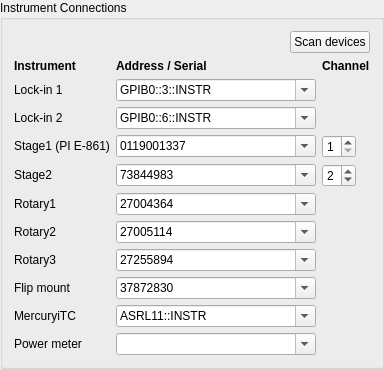
             <widget class="QGroupBox" name="connGroup">
              <property name="sizePolicy">
               <sizepolicy hsizetype="Preferred" vsizetype="Maximum">
                <horstretch>0</horstretch>
                <verstretch>0</verstretch>
               </sizepolicy>
              </property>
              <property name="title">
               <string>Instrument Connections</string>
              </property>
              <layout class="QGridLayout" name="connGrid" columnstretch="0,1,0">
               <item row="0" column="0" colspan="3" alignment="Qt::AlignmentFlag::AlignRight">
                <widget class="QPushButton" name="scanDevices">
                 <property name="sizePolicy">
                  <sizepolicy hsizetype="Fixed" vsizetype="Fixed">
                   <horstretch>0</horstretch>
                   <verstretch>0</verstretch>
                  </sizepolicy>
                 </property>
                 <property name="toolTip">
                  <string>&lt;html&gt;&lt;head/&gt;&lt;body&gt;&lt;p&gt;&lt;span style=&quot; font-weight:700;&quot;&gt;Scan devices&lt;/span&gt;&lt;/p&gt;&lt;p&gt;Lists the VISA resources (GPIB / serial / USB) and the Thorlabs Kinesis serial numbers currently visible to this PC, plus the Mercury iTC Ethernet address (TCPIP0::192.168.50.100::7020::SOCKET, or a SOCKET address already entered) when its port answers, and offers them in the drop-down lists. The values already entered are kept.&lt;/p&gt;&lt;/body&gt;&lt;/html&gt;</string>
                 </property>
                 <property name="text">
                  <string>Scan devices</string>
                 </property>
                </widget>
               </item>
               <item row="1" column="0">
                <widget class="QLabel" name="connHead_0">
                 <property name="sizePolicy">
                  <sizepolicy hsizetype="Preferred" vsizetype="Fixed">
                   <horstretch>0</horstretch>
                   <verstretch>0</verstretch>
                  </sizepolicy>
                 </property>
                 <property name="font">
                  <font>
                   <bold>true</bold>
                  </font>
                 </property>
                 <property name="text">
                  <string>Instrument</string>
                 </property>
                 <property name="mytype" stdset="0">
                  <string>label</string>
                 </property>
                </widget>
               </item>
               <item row="1" column="1">
                <widget class="QLabel" name="connHead_1">
                 <property name="sizePolicy">
                  <sizepolicy hsizetype="Preferred" vsizetype="Fixed">
                   <horstretch>0</horstretch>
                   <verstretch>0</verstretch>
                  </sizepolicy>
                 </property>
                 <property name="font">
                  <font>
                   <bold>true</bold>
                  </font>
                 </property>
                 <property name="text">
                  <string>Address / Serial</string>
                 </property>
                 <property name="mytype" stdset="0">
                  <string>label</string>
                 </property>
                </widget>
               </item>
               <item row="1" column="2">
                <widget class="QLabel" name="connHead_2">
                 <property name="sizePolicy">
                  <sizepolicy hsizetype="Preferred" vsizetype="Fixed">
                   <horstretch>0</horstretch>
                   <verstretch>0</verstretch>
                  </sizepolicy>
                 </property>
                 <property name="font">
                  <font>
                   <bold>true</bold>
                  </font>
                 </property>
                 <property name="text">
                  <string>Channel</string>
                 </property>
                 <property name="mytype" stdset="0">
                  <string>label</string>
                 </property>
                </widget>
               </item>
               <item row="2" column="0">
                <widget class="QLabel" name="connLabel_Lockin1">
                 <property name="sizePolicy">
                  <sizepolicy hsizetype="Preferred" vsizetype="Fixed">
                   <horstretch>0</horstretch>
                   <verstretch>0</verstretch>
                  </sizepolicy>
                 </property>
                 <property name="text">
                  <string>Lock-in 1</string>
                 </property>
                 <property name="mytype" stdset="0">
                  <string>label</string>
                 </property>
                </widget>
               </item>
               <item row="2" column="1">
                <widget class="QComboBox" name="Lockin1_res">
                 <property name="sizePolicy">
                  <sizepolicy hsizetype="Expanding" vsizetype="Fixed">
                   <horstretch>0</horstretch>
                   <verstretch>0</verstretch>
                  </sizepolicy>
                 </property>
                 <property name="minimumSize">
                  <size>
                   <width>200</width>
                   <height>0</height>
                  </size>
                 </property>
                 <property name="toolTip">
                  <string>VISA resource of Lock-in 1 (SR830), e.g. GPIB0::2::INSTR. Pick from the list after Scan devices, or type it in.</string>
                 </property>
                 <property name="editable">
                  <bool>true</bool>
                 </property>
                 <item>
                  <property name="text">
                   <string>GPIB0::3::INSTR</string>
                  </property>
                 </item>
                </widget>
               </item>
               <item row="3" column="0">
                <widget class="QLabel" name="connLabel_Lockin2">
                 <property name="sizePolicy">
                  <sizepolicy hsizetype="Preferred" vsizetype="Fixed">
                   <horstretch>0</horstretch>
                   <verstretch>0</verstretch>
                  </sizepolicy>
                 </property>
                 <property name="text">
                  <string>Lock-in 2</string>
                 </property>
                 <property name="mytype" stdset="0">
                  <string>label</string>
                 </property>
                </widget>
               </item>
               <item row="3" column="1">
                <widget class="QComboBox" name="Lockin2_res">
                 <property name="sizePolicy">
                  <sizepolicy hsizetype="Expanding" vsizetype="Fixed">
                   <horstretch>0</horstretch>
                   <verstretch>0</verstretch>
                  </sizepolicy>
                 </property>
                 <property name="minimumSize">
                  <size>
                   <width>200</width>
                   <height>0</height>
                  </size>
                 </property>
                 <property name="toolTip">
                  <string>VISA resource of Lock-in 2 (SR830), e.g. GPIB0::3::INSTR. Pick from the list after Scan devices, or type it in.</string>
                 </property>
                 <property name="editable">
                  <bool>true</bool>
                 </property>
                 <item>
                  <property name="text">
                   <string>GPIB0::6::INSTR</string>
                  </property>
                 </item>
                </widget>
               </item>
               <item row="4" column="0">
                <widget class="QLabel" name="connLabel_Stage1">
                 <property name="sizePolicy">
                  <sizepolicy hsizetype="Preferred" vsizetype="Fixed">
                   <horstretch>0</horstretch>
                   <verstretch>0</verstretch>
                  </sizepolicy>
                 </property>
                 <property name="text">
                  <string>Stage1 (PI E-861)</string>
                 </property>
                 <property name="mytype" stdset="0">
                  <string>label</string>
                 </property>
                </widget>
               </item>
               <item row="4" column="1">
                <widget class="QComboBox" name="Stage1_res">
                 <property name="sizePolicy">
                  <sizepolicy hsizetype="Expanding" vsizetype="Fixed">
                   <horstretch>0</horstretch>
                   <verstretch>0</verstretch>
                  </sizepolicy>
                 </property>
                 <property name="minimumSize">
                  <size>
                   <width>200</width>
                   <height>0</height>
                  </size>
                 </property>
                 <property name="toolTip">
                  <string>Serial number of the PI E-861 controller that drives Stage1 (printed on the case). Not listed by Scan devices - type it in.</string>
                 </property>
                 <property name="editable">
                  <bool>true</bool>
                 </property>
                 <item>
                  <property name="text">
                   <string>0119001337</string>
                  </property>
                 </item>
                </widget>
               </item>
               <item row="4" column="2">
                <widget class="QSpinBox" name="Stage1_ch">
                 <property name="sizePolicy">
                  <sizepolicy hsizetype="Fixed" vsizetype="Fixed">
                   <horstretch>0</horstretch>
                   <verstretch>0</verstretch>
                  </sizepolicy>
                 </property>
                 <property name="toolTip">
                  <string>GCS axis ID of the stage on the E-861.</string>
                 </property>
                 <property name="minimum">
                  <number>1</number>
                 </property>
                 <property name="maximum">
                  <number>4</number>
                 </property>
                 <property name="value">
                  <number>1</number>
                 </property>
                </widget>
               </item>
               <item row="5" column="0">
                <widget class="QLabel" name="connLabel_Stage2">
                 <property name="sizePolicy">
                  <sizepolicy hsizetype="Preferred" vsizetype="Fixed">
                   <horstretch>0</horstretch>
                   <verstretch>0</verstretch>
                  </sizepolicy>
                 </property>
                 <property name="text">
                  <string>Stage2</string>
                 </property>
                 <property name="mytype" stdset="0">
                  <string>label</string>
                 </property>
                </widget>
               </item>
               <item row="5" column="1">
                <widget class="QComboBox" name="Stage2_res">
                 <property name="sizePolicy">
                  <sizepolicy hsizetype="Expanding" vsizetype="Fixed">
                   <horstretch>0</horstretch>
                   <verstretch>0</verstretch>
                  </sizepolicy>
                 </property>
                 <property name="minimumSize">
                  <size>
                   <width>200</width>
                   <height>0</height>
                  </size>
                 </property>
                 <property name="toolTip">
                  <string>Kinesis serial number of the Stage2 controller (BBD202). Pick from the list after Scan devices, or type it in.</string>
                 </property>
                 <property name="editable">
                  <bool>true</bool>
                 </property>
                 <item>
                  <property name="text">
                   <string>73844983</string>
                  </property>
                 </item>
                </widget>
               </item>
               <item row="5" column="2">
                <widget class="QSpinBox" name="Stage2_ch">
                 <property name="sizePolicy">
                  <sizepolicy hsizetype="Fixed" vsizetype="Fixed">
                   <horstretch>0</horstretch>
                   <verstretch>0</verstretch>
                  </sizepolicy>
                 </property>
                 <property name="toolTip">
                  <string>Controller channel of this axis.</string>
                 </property>
                 <property name="minimum">
                  <number>1</number>
                 </property>
                 <property name="maximum">
                  <number>4</number>
                 </property>
                 <property name="value">
                  <number>2</number>
                 </property>
                </widget>
               </item>
               <item row="6" column="0">
                <widget class="QLabel" name="connLabel_Rot1">
                 <property name="sizePolicy">
                  <sizepolicy hsizetype="Preferred" vsizetype="Fixed">
                   <horstretch>0</horstretch>
                   <verstretch>0</verstretch>
                  </sizepolicy>
                 </property>
                 <property name="text">
                  <string>Rotary1</string>
                 </property>
                 <property name="mytype" stdset="0">
                  <string>label</string>
                 </property>
                </widget>
               </item>
               <item row="6" column="1">
                <widget class="QComboBox" name="Rot1_res">
                 <property name="sizePolicy">
                  <sizepolicy hsizetype="Expanding" vsizetype="Fixed">
                   <horstretch>0</horstretch>
                   <verstretch>0</verstretch>
                  </sizepolicy>
                 </property>
                 <property name="minimumSize">
                  <size>
                   <width>200</width>
                   <height>0</height>
                  </size>
                 </property>
                 <property name="toolTip">
                  <string>Kinesis serial number of the Rotary1 controller. Pick from the list after Scan devices, or type it in.</string>
                 </property>
                 <property name="editable">
                  <bool>true</bool>
                 </property>
                 <item>
                  <property name="text">
                   <string>27004364</string>
                  </property>
                 </item>
                </widget>
               </item>
               <item row="7" column="0">
                <widget class="QLabel" name="connLabel_Rot2">
                 <property name="sizePolicy">
                  <sizepolicy hsizetype="Preferred" vsizetype="Fixed">
                   <horstretch>0</horstretch>
                   <verstretch>0</verstretch>
                  </sizepolicy>
                 </property>
                 <property name="text">
                  <string>Rotary2</string>
                 </property>
                 <property name="mytype" stdset="0">
                  <string>label</string>
                 </property>
                </widget>
               </item>
               <item row="7" column="1">
                <widget class="QComboBox" name="Rot2_res">
                 <property name="sizePolicy">
                  <sizepolicy hsizetype="Expanding" vsizetype="Fixed">
                   <horstretch>0</horstretch>
                   <verstretch>0</verstretch>
                  </sizepolicy>
                 </property>
                 <property name="minimumSize">
                  <size>
                   <width>200</width>
                   <height>0</height>
                  </size>
                 </property>
                 <property name="toolTip">
                  <string>Kinesis serial number of the Rotary2 controller. Pick from the list after Scan devices, or type it in.</string>
                 </property>
                 <property name="editable">
                  <bool>true</bool>
                 </property>
                 <item>
                  <property name="text">
                   <string>27005114</string>
                  </property>
                 </item>
                </widget>
               </item>
               <item row="8" column="0">
                <widget class="QLabel" name="connLabel_Rot3">
                 <property name="sizePolicy">
                  <sizepolicy hsizetype="Preferred" vsizetype="Fixed">
                   <horstretch>0</horstretch>
                   <verstretch>0</verstretch>
                  </sizepolicy>
                 </property>
                 <property name="text">
                  <string>Rotary3</string>
                 </property>
                 <property name="mytype" stdset="0">
                  <string>label</string>
                 </property>
                </widget>
               </item>
               <item row="8" column="1">
                <widget class="QComboBox" name="Rot3_res">
                 <property name="sizePolicy">
                  <sizepolicy hsizetype="Expanding" vsizetype="Fixed">
                   <horstretch>0</horstretch>
                   <verstretch>0</verstretch>
                  </sizepolicy>
                 </property>
                 <property name="minimumSize">
                  <size>
                   <width>200</width>
                   <height>0</height>
                  </size>
                 </property>
                 <property name="toolTip">
                  <string>Kinesis serial number of the Rotary3 controller. Pick from the list after Scan devices, or type it in.</string>
                 </property>
                 <property name="editable">
                  <bool>true</bool>
                 </property>
                 <item>
                  <property name="text">
                   <string>27255894</string>
                  </property>
                 </item>
                </widget>
               </item>
               <item row="9" column="0">
                <widget class="QLabel" name="connLabel_FM">
                 <property name="sizePolicy">
                  <sizepolicy hsizetype="Preferred" vsizetype="Fixed">
                   <horstretch>0</horstretch>
                   <verstretch>0</verstretch>
                  </sizepolicy>
                 </property>
                 <property name="text">
                  <string>Flip mount</string>
                 </property>
                 <property name="mytype" stdset="0">
                  <string>label</string>
                 </property>
                </widget>
               </item>
               <item row="9" column="1">
                <widget class="QComboBox" name="FM_res">
                 <property name="sizePolicy">
                  <sizepolicy hsizetype="Expanding" vsizetype="Fixed">
                   <horstretch>0</horstretch>
                   <verstretch>0</verstretch>
                  </sizepolicy>
                 </property>
                 <property name="minimumSize">
                  <size>
                   <width>200</width>
                   <height>0</height>
                  </size>
                 </property>
                 <property name="toolTip">
                  <string>Kinesis serial number of the flip mount (MFF). Pick from the list after Scan devices, or type it in.</string>
                 </property>
                 <property name="editable">
                  <bool>true</bool>
                 </property>
                 <item>
                  <property name="text">
                   <string>37872830</string>
                  </property>
                 </item>
                </widget>
               </item>
               <item row="10" column="0">
                <widget class="QLabel" name="connLabel_iTC">
                 <property name="sizePolicy">
                  <sizepolicy hsizetype="Preferred" vsizetype="Fixed">
                   <horstretch>0</horstretch>
                   <verstretch>0</verstretch>
                  </sizepolicy>
                 </property>
                 <property name="text">
                  <string>MercuryiTC</string>
                 </property>
                 <property name="mytype" stdset="0">
                  <string>label</string>
                 </property>
                </widget>
               </item>
               <item row="10" column="1">
                <widget class="QComboBox" name="iTC_res">
                 <property name="sizePolicy">
                  <sizepolicy hsizetype="Expanding" vsizetype="Fixed">
                   <horstretch>0</horstretch>
                   <verstretch>0</verstretch>
                  </sizepolicy>
                 </property>
                 <property name="minimumSize">
                  <size>
                   <width>200</width>
                   <height>0</height>
                  </size>
                 </property>
                 <property name="toolTip">
                  <string>VISA resource of the MercuryiTC temperature controller: USB/serial, e.g. ASRL11::INSTR (serial port COM11), or Ethernet, TCPIP0::192.168.50.100::7020::SOCKET. Pick from the list after Scan devices, or type it in.</string>
                 </property>
                 <property name="editable">
                  <bool>true</bool>
                 </property>
                 <item>
                  <property name="text">
                   <string>ASRL11::INSTR</string>
                  </property>
                 </item>
                </widget>
               </item>
               <item row="11" column="0">
                <widget class="QLabel" name="connLabel_PM">
                 <property name="sizePolicy">
                  <sizepolicy hsizetype="Preferred" vsizetype="Fixed">
                   <horstretch>0</horstretch>
                   <verstretch>0</verstretch>
                  </sizepolicy>
                 </property>
                 <property name="text">
                  <string>Power meter</string>
                 </property>
                 <property name="mytype" stdset="0">
                  <string>label</string>
                 </property>
                </widget>
               </item>
               <item row="11" column="1">
                <widget class="QComboBox" name="PM_res">
                 <property name="sizePolicy">
                  <sizepolicy hsizetype="Expanding" vsizetype="Fixed">
                   <horstretch>0</horstretch>
                   <verstretch>0</verstretch>
                  </sizepolicy>
                 </property>
                 <property name="minimumSize">
                  <size>
                   <width>200</width>
                   <height>0</height>
                  </size>
                 </property>
                 <property name="toolTip">
                  <string>VISA resource of the PM100D power meter (reserved - the power meter is not used by the program yet). Pick from the list after Scan devices, or type it in.</string>
                 </property>
                 <property name="editable">
                  <bool>true</bool>
                 </property>
                </widget>
               </item>
              </layout>
             </widget>
